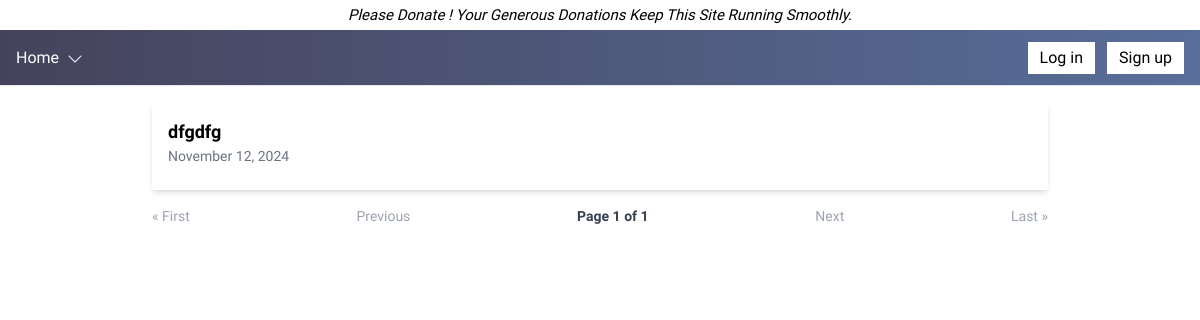
The page /blog/ on the database as committed earlier.
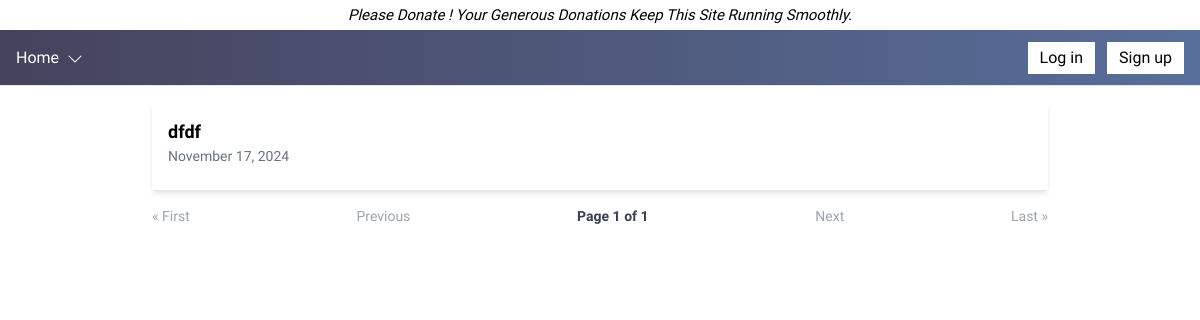
The same page on the database as committed later.
### blog/models.py (models this page shows, shortened)
class Blog(models.Model):
    class Status(models.TextChoices):
        DRAFT = 'DF', 'Draft'
        PUBLISHED = 'PB', 'Published'
    title = models.CharField(max_length=250)
    slug = models.SlugField(max_length=250, unique_for_date='publish')
    body = models.TextField()
    image = models.ImageField(upload_to='blog_images/', blank=True, null=True)
    author = models.ForeignKey(
        settings.AUTH_USER_MODEL,
        on_delete=models.CASCADE,
        related_name='blog_posts'
    )
    publish = models.DateTimeField(default=timezone.now)
    created = models.DateTimeField(auto_now_add=True)
    updated = models.DateTimeField(auto_now=True)
    status = models.CharField(
        max_length=2,
        choices=Status.choices,
        default=Status.DRAFT
    )
    objects = models.Manager()  # The default manager.
    published = PublishedManager()  # Our custom manager.
    class Meta:
        ordering = ['-publish']
        indexes = [
            models.Index(fields=['-publish']),
        ]

### blog/views.py (the view)
# urls.py: path('', blog_list, name='blog_list'),
def blog_list(request):
    blogs = Blog.objects.all().order_by('-created')
    paginator = Paginator(blogs, 5)
    page_number = request.GET.get('page')
    try:
        page_obj = paginator.get_page(page_number)
    except PageNotAnInteger:
        page_obj = paginator.page(1)
    except EmptyPage:
        page_obj = paginator.page(paginator.num_pages)
    return render(request, 'blog/blog_list.html', {'page_obj': page_obj})

### notifications/context_processors.py (called while the page is built)
def unread_notifications_count(request):
    if request.user.is_authenticated:
        unread_count = request.user.notifications.filter(read=False).count()
    else:
        unread_count = 0
    return {'unread_notification_count': unread_count}

### blog/templates/blog/blog_list.html (shortened to what this page needs)
{% extends "base.html" %}
{% block content %}
<div class="max-w-4xl mx-auto ">
    <div class="space-y-4">
        {% for blog in page_obj %}
            <div class="bg-white shadow-md p-4">
                <a href="{% url 'blog:blog_detail' blog.publish.year blog.publish.month blog.publish.day blog.slug %}" class="text-lg font-semibold">
                    {{ blog.title }}
                </a>
                <p class="text-gray-500 text-sm">{{ blog.publish|date:"F j, Y" }}</p>
            </div>
        {% empty %}
            <p class="text-gray-600">No blog posts available.</p>
        {% endfor %}
    </div>
    <div class="mt-4 flex justify-between items-center text-sm">
        {% if page_obj.has_previous %}
            <a href="?page=1" class="text-blue-500">&laquo; First</a>
            <a href="?page={{ page_obj.previous_page_number }}" class="text-blue-500 ">Previous</a>
        {% else %}
            <span class="text-gray-400">&laquo; First</span>
            <span class="text-gray-400">Previous</span>
        {% endif %}
        <span class="text-gray-700 font-semibold">
            Page {{ page_obj.number }} of {{ page_obj.paginator.num_pages }}
        </span>
        {% if page_obj.has_next %}
            <a href="?page={{ page_obj.next_page_number }}" class="text-blue-500 hover:text-blue-700">Next</a>
            <a href="?page={{ page_obj.paginator.num_pages }}" class="text-blue-500 hover:text-blue-700">Last &raquo;</a>
        {% else %}
            <span class="text-gray-400">Next</span>
            <span class="text-gray-400">Last &raquo;</span>
        {% endif %}
    </div>
</div>
{% endblock %}

Rows that differ between the two databases and show on the page:
removed Blog: title "dfgdfg", publish "November 12, 2024"
added Blog: title "dfdf", publish "November 17, 2024"
